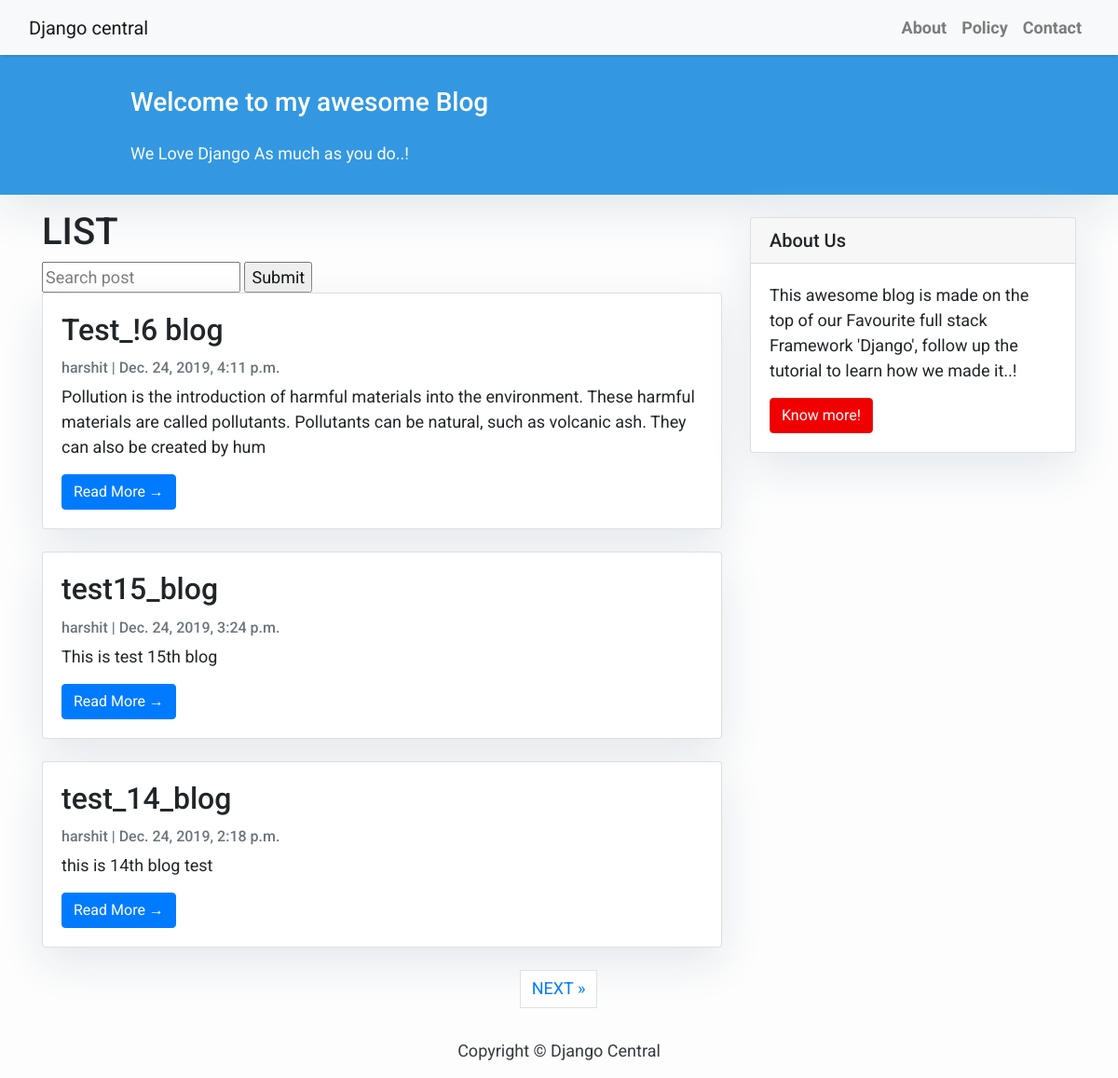
The app's page /, older data.
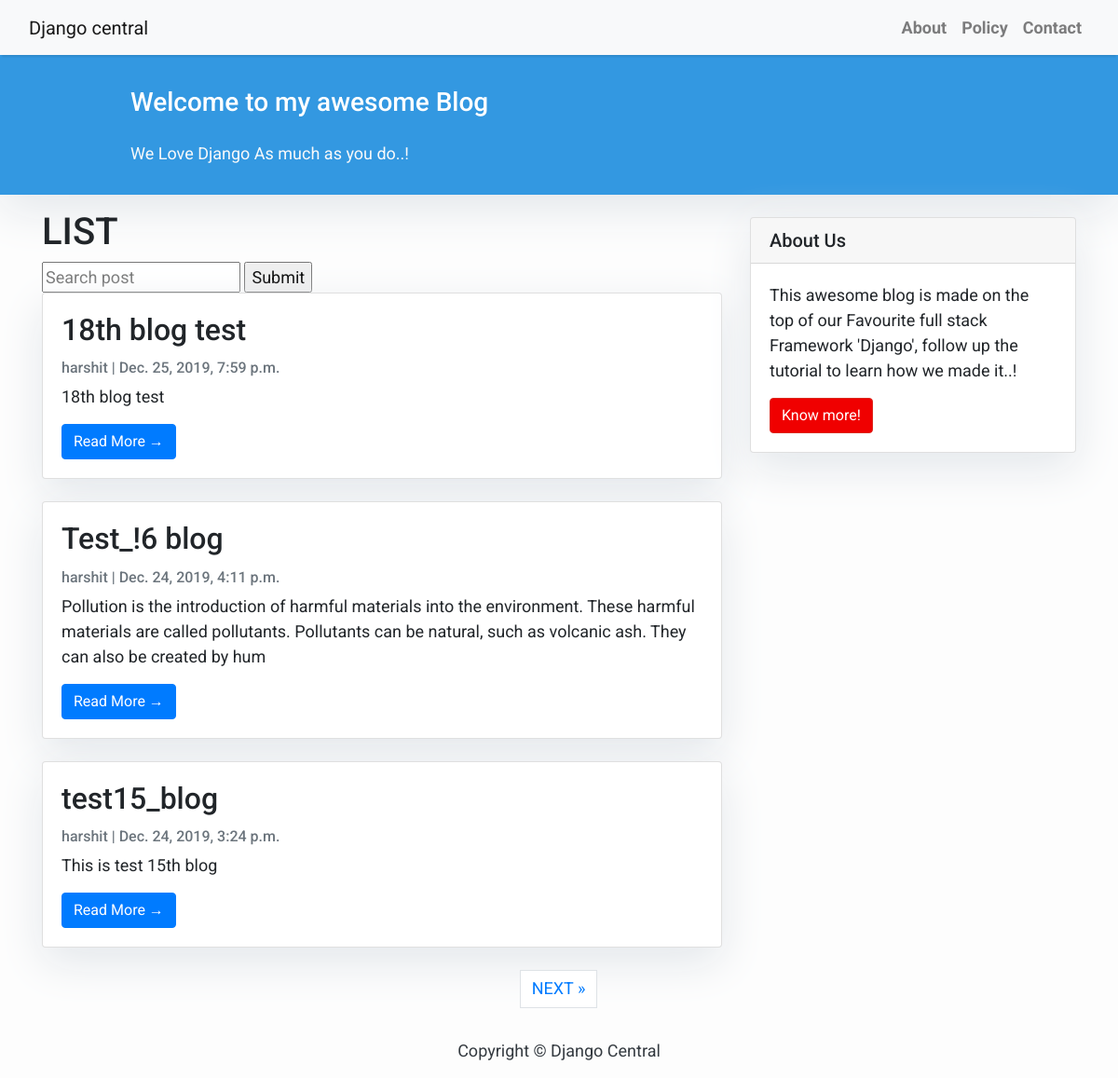
The same page, newer data.
### blog/models.py (models this page shows, shortened)
class Post(models.Model):
    title = models.CharField(max_length=200, unique=True)
    slug = models.SlugField(max_length=200, unique=True)
    author = models.ForeignKey(User, on_delete= models.CASCADE,related_name='blog_posts')
    updated_on = models.DateTimeField(auto_now= True)
    content = models.TextField()
    created_on = models.DateTimeField(auto_now_add=True)
    status = models.IntegerField(choices=STATUS, default=0)
    read_time = models.IntegerField(default = 0)
    image_thumbnail = ProcessedImageField(upload_to = "thumbnail",
                                        processors = [ResizeToFill(100,50)],format = 'JPEG',options = {'quality':60},default='DEFAULT VALUE')
    class Meta:
        ordering = ['-created_on']

### blog/views.py (the view)
# urls.py: path('', views.PostList.as_view(), name='home'),
class PostList(generic.ListView):
    queryset = Post.objects.filter(status=1).order_by('-created_on')
    template_name = 'index.html'
    paginate_by = 3

### templates/index.html (shortened to what this page needs)
{% extends "base.html" %}
{% block content %}
<header class="masthead">
  <div class="container">
    <div class="row">
      <div class=" col-md-8 col-md-10 mx-auto">
        <div class="site-heading">
          <h3 class=" site-heading my-4 mt-3 text-white"> Welcome to my awesome Blog </h3>
          <p class="text-light">We Love Django As much as you do..! &nbsp
          </p>
        </div>
      </div>
    </div>
  </div>
</header>
<div class="container">
  <div class="row">
    <div class="col-md-8 mt-3 left">
      <h1>LIST</h1>
      <form method="GET" action = ''>
        <input type = 'text' name = 'q' placeholder="Search post" value = "{{ request.GET.q }}"/>
        <input type="submit" placeholder="Search" />
      </form>
      {% for post in post_list %}
      <div class="card mb-4">
        <div class="card-body">
          <h2 class="card-title">{{ post.title }}</h2>
          <p class="card-text text-muted h6">{{ post.author }} | {{ post.created_on}} </p>
          <p class="card-text">{{post.content|slice:":200" }}</p>
          <a href="{% url 'post_detail' post.slug  %}" class="btn btn-primary">Read More &rarr;</a>
        </div>
      </div>
      {% endfor %}
    </div>
    {% block sidebar %}
    {% include 'sidebar.html' %}
    {% endblock sidebar %}
  </div>
</div>
{% if is_paginated %}
<ul class="pagination justify-content-center">
  {% if page_obj.has_next %}
  <li><a href="?page={{ page_obj.next_page_number }}" class="page-link"> NEXT &raquo;</a></li>
  {% endif %}
</ul>
{% endif %}
{%endblock%}

### templates/base.html (shortened to what this page needs)
<!DOCTYPE html>
{% load static %}
<html>
<head>
  <link rel="stylesheet" href="https://maxcdn.bootstrapcdn.com/bootstrap/4.0.0/css/bootstrap.min.css"
 />
    <link rel="stylesheet" src="{% static 'photo/css/lightbox.css' %}"/>
    <link rel="stylesheet" src="{% static 'photo/css/style.css' %}"/>
</head>
<body>
  <nav class="navbar navbar-expand-lg navbar-light bg-light shadow" id="mainNav">
    <div class="container-fluid">
      <a class="navbar-brand" href="{% url 'home' %}">Django central</a>
      <div class="collapse navbar-collapse" id="navbarResponsive">
        <ul class="navbar-nav ml-auto">
          <li class="nav-item text-black">
            <a class="nav-link text-black font-weight-bold" href="#">About</a>
          </li>
          <li class="nav-item text-black">
            <a class="nav-link text-black font-weight-bold" href="#">Policy</a>
          </li>
          <li class="nav-item text-black">
            <a class="nav-link text-black font-weight-bold" href="#">Contact</a>
          </li>
        </ul>
      </div>
    </div>
  </nav>
  {% block content %}{% endblock content %}
  <footer class="py-3 bg-grey">
    <p class="m-0 text-dark text-center ">Copyright &copy; Django Central</p>
  </footer>
</body>
</html>

### templates/sidebar.html (shortened to what this page needs)
{% block sidebar %}
<div class="col-md-4 float-right ">
<div class="card my-4">
        <h5 class="card-header">About Us</h5>
    <div class="card-body">
        <p class="card-text"> This awesome blog is made on the top of our Favourite full stack Framework 'Django', follow up the tutorial to learn how we made it..!</p>
        <a href="#"
           class="btn btn-danger">Know more!</a>
    </div>
</div>
</div>
{% endblock sidebar %}

### templates/base.html (style rules this page uses)
body { font-family: "Roboto", sans-serif; font-size: 17px; background-color: #fdfdfd; }
.shadow { box-shadow: 0 4px 2px -2px rgba(0, 0, 0, 0.1); }
.btn-danger { color: #fff; background-color: #f00000; border-color: #dc281e; }
.masthead { background: #3398E1; height: auto; padding-bottom: 15px; box-shadow: 0 16px 48px #E3E7EB; padding-top: 10px; }

### templates/index.html (style rules this page uses)
body { font-family: "Roboto", sans-serif; font-size: 18px; background-color: #fdfdfd; }
.card { box-shadow: 0 16px 48px #E3E7EB; }

### templates/sidebar.html (style rules this page uses)
.card { box-shadow: 0 16px 48px #E3E7EB; }

Row changes from the older to the newer data that the page shows:
no longer on this page (row unchanged): Post: title "test_14_blog", author "harshit", created_on "Dec. 24, 2019, 2:18 p.m.", content "this is 14th blog test"
added Post: title "18th blog test", author "harshit", created_on "Dec. 25, 2019, 7:59 p.m.", content "18th blog test"
